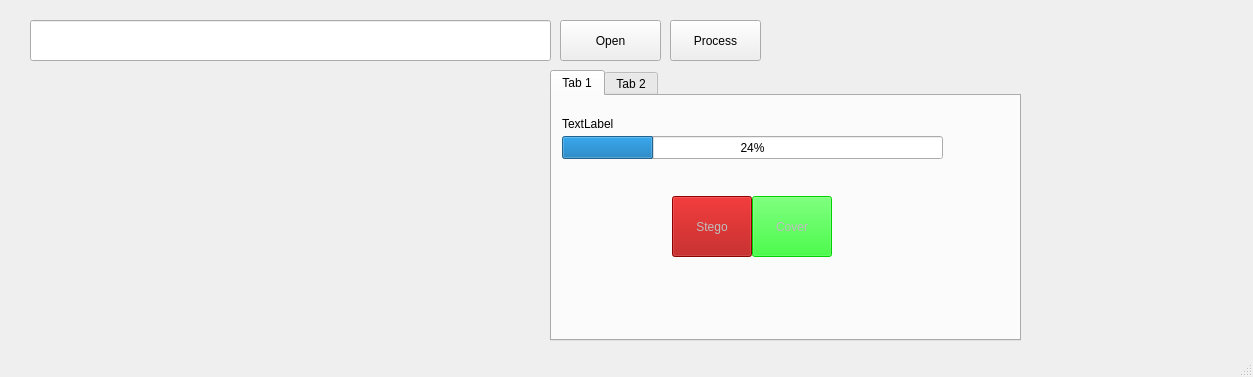
<?xml version="1.0" encoding="UTF-8"?>
<ui version="4.0">
 <class>MainWindow</class>
 <widget class="QMainWindow" name="MainWindow">
  <property name="geometry">
   <rect>
    <x>0</x>
    <y>0</y>
    <width>1253</width>
    <height>377</height>
   </rect>
  </property>
  <property name="sizePolicy">
   <sizepolicy hsizetype="Fixed" vsizetype="Fixed">
    <horstretch>0</horstretch>
    <verstretch>0</verstretch>
   </sizepolicy>
  </property>
  <property name="windowTitle">
   <string>Image Checker</string>
  </property>
  <property name="autoFillBackground">
   <bool>false</bool>
  </property>
  <widget class="QWidget" name="centralwidget">
   <widget class="QPushButton" name="imageProcessor">
    <property name="geometry">
     <rect>
      <x>670</x>
      <y>20</y>
      <width>91</width>
      <height>41</height>
     </rect>
    </property>
    <property name="text">
     <string>Process</string>
    </property>
   </widget>
   <widget class="QLineEdit" name="image_explorer">
    <property name="geometry">
     <rect>
      <x>30</x>
      <y>20</y>
      <width>521</width>
      <height>41</height>
     </rect>
    </property>
   </widget>
   <widget class="QPushButton" name="fileFinder">
    <property name="geometry">
     <rect>
      <x>560</x>
      <y>20</y>
      <width>101</width>
      <height>41</height>
     </rect>
    </property>
    <property name="sizePolicy">
     <sizepolicy hsizetype="Fixed" vsizetype="Fixed">
      <horstretch>0</horstretch>
      <verstretch>0</verstretch>
     </sizepolicy>
    </property>
    <property name="maximumSize">
     <size>
      <width>167</width>
      <height>167</height>
     </size>
    </property>
    <property name="text">
     <string>Open</string>
    </property>
   </widget>
   <widget class="QLabel" name="label_5">
    <property name="geometry">
     <rect>
      <x>40</x>
      <y>80</y>
      <width>331</width>
      <height>241</height>
     </rect>
    </property>
    <property name="text">
     <string/>
    </property>
    <property name="textFormat">
     <enum>Qt::RichText</enum>
    </property>
    <property name="pixmap">
     <pixmap>check_default.png</pixmap>
    </property>
    <property name="scaledContents">
     <bool>true</bool>
    </property>
   </widget>
   <widget class="QTabWidget" name="tabWidget">
    <property name="geometry">
     <rect>
      <x>550</x>
      <y>70</y>
      <width>471</width>
      <height>271</height>
     </rect>
    </property>
    <property name="currentIndex">
     <number>0</number>
    </property>
    <widget class="QWidget" name="tab">
     <attribute name="title">
      <string>Tab 1</string>
     </attribute>
     <widget class="QProgressBar" name="progressBar_9">
      <property name="geometry">
       <rect>
        <x>10</x>
        <y>40</y>
        <width>381</width>
        <height>23</height>
       </rect>
      </property>
      <property name="value">
       <number>24</number>
      </property>
     </widget>
     <widget class="QLabel" name="label_10">
      <property name="geometry">
       <rect>
        <x>10</x>
        <y>20</y>
        <width>81</width>
        <height>16</height>
       </rect>
      </property>
      <property name="text">
       <string>TextLabel</string>
      </property>
     </widget>
     <widget class="QPushButton" name="pushButton">
      <property name="enabled">
       <bool>false</bool>
      </property>
      <property name="geometry">
       <rect>
        <x>120</x>
        <y>100</y>
        <width>80</width>
        <height>61</height>
       </rect>
      </property>
      <property name="styleSheet">
       <string notr="true">background-color: rgb(170, 0, 0);</string>
      </property>
      <property name="text">
       <string>Stego</string>
      </property>
     </widget>
     <widget class="QPushButton" name="pushButton_2">
      <property name="enabled">
       <bool>false</bool>
      </property>
      <property name="geometry">
       <rect>
        <x>200</x>
        <y>100</y>
        <width>80</width>
        <height>61</height>
       </rect>
      </property>
      <property name="styleSheet">
       <string notr="true">background-color: rgb(0, 170, 0);
background-color: rgb(0, 255, 0);</string>
      </property>
      <property name="text">
       <string>Cover</string>
      </property>
     </widget>
    </widget>
    <widget class="QWidget" name="tab_2">
     <attribute name="title">
      <string>Tab 2</string>
     </attribute>
     <widget class="QLabel" name="label">
      <property name="geometry">
       <rect>
        <x>10</x>
        <y>10</y>
        <width>81</width>
        <height>16</height>
       </rect>
      </property>
      <property name="text">
       <string>TextLabel</string>
      </property>
     </widget>
     <widget class="QLabel" name="label_2">
      <property name="geometry">
       <rect>
        <x>10</x>
        <y>70</y>
        <width>121</width>
        <height>16</height>
       </rect>
      </property>
      <property name="text">
       <string>TextLabel</string>
      </property>
     </widget>
     <widget class="QProgressBar" name="progressBar">
      <property name="geometry">
       <rect>
        <x>10</x>
        <y>30</y>
        <width>381</width>
        <height>23</height>
       </rect>
      </property>
      <property name="value">
       <number>24</number>
      </property>
     </widget>
     <widget class="QProgressBar" name="progressBar_2">
      <property name="geometry">
       <rect>
        <x>10</x>
        <y>90</y>
        <width>381</width>
        <height>23</height>
       </rect>
      </property>
      <property name="value">
       <number>24</number>
      </property>
     </widget>
     <widget class="QLabel" name="label_4">
      <property name="geometry">
       <rect>
        <x>10</x>
        <y>190</y>
        <width>55</width>
        <height>16</height>
       </rect>
      </property>
      <property name="text">
       <string>TextLabel</string>
      </property>
     </widget>
     <widget class="QProgressBar" name="progressBar_3">
      <property name="geometry">
       <rect>
        <x>10</x>
        <y>150</y>
        <width>381</width>
        <height>23</height>
       </rect>
      </property>
      <property name="value">
       <number>24</number>
      </property>
     </widget>
     <widget class="QProgressBar" name="progressBar_4">
      <property name="geometry">
       <rect>
        <x>10</x>
        <y>210</y>
        <width>381</width>
        <height>23</height>
       </rect>
      </property>
      <property name="value">
       <number>24</number>
      </property>
     </widget>
     <widget class="QLabel" name="label_3">
      <property name="geometry">
       <rect>
        <x>10</x>
        <y>130</y>
        <width>55</width>
        <height>16</height>
       </rect>
      </property>
      <property name="text">
       <string>TextLabel</string>
      </property>
     </widget>
    </widget>
   </widget>
  </widget>
  <widget class="QStatusBar" name="statusbar"/>
 </widget>
 <resources/>
 <connections/>
</ui>
